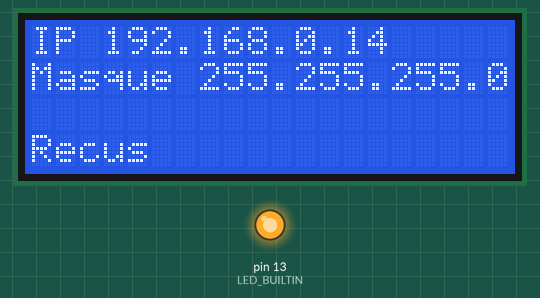
This sketch was run on a simulated Arduino Uno, built with avr-gcc and run on an emulated ATmega328P. Parts: 20×4 character LCD, output pins drawn as LEDs (lit = HIGH). WiFi joins after 1.5 s; servers stay silent unless stated.

Above: at 0.1 s.
At 33.25 s:
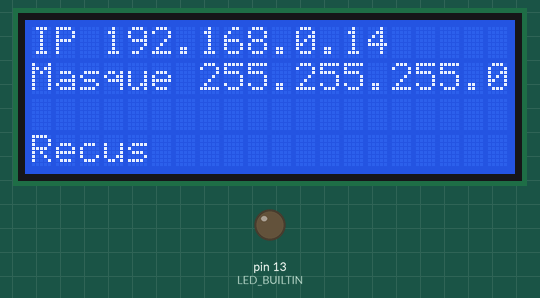
At 65.6 s:
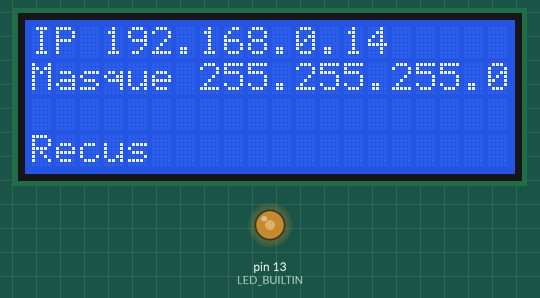
Timing chart, 0 to 67.1 s (numbered marks = the images above):
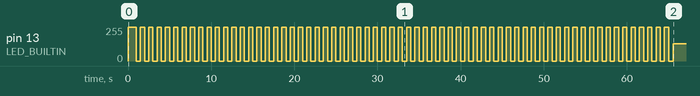

The sketch:

serveur-ethernet-reception.ino
```cpp
#include <SPI.h>
#include <Ethernet2.h> // OBLIGATOIRE: Utiliser cette librairie (la librairie Ethernet n'est pas compatible)
#include <LiquidCrystal.h>
#include "tp_sysit_feather.h" // Placer après les #include <...>

//——————————————————————————————————————————————————————————————————————————————————————————————————————————————————————

LiquidCrystal lcd (18, 17, 16, 15, 14, 19) ;

//——————————————————————————————————————————————————————————————————————————————————————————————————————————————————————

//--- Écrire ici l'adresse Mac de votre carte
static byte adresseEthernet [] = {0xDE, 0xAD, 0xBE, 0xEF, 0xFE, 0xED} ;

//--- Adresse IP: choisir une adresse locale non routée
static const IPAddress monIP (192, 168, 0, 14) ;

//--- Le serveur attends passivement les demandes de connexions sur le port 16009
static EthernetServer gServeur (16009) ;

//——————————————————————————————————————————————————————————————————————————————————————————————————————————————————————

void setup() {
  pinMode (LED_BUILTIN, OUTPUT) ;
  digitalWrite (LED_BUILTIN, HIGH) ;
  lcd.begin (20, 4) ; // Utilisation d'un écran 20 colonnes et 4 lignes
  Ethernet.init (9) ; // Le CS est le port n°9
  Ethernet.begin (adresseEthernet, monIP) ; // Masque réseau implicite
  lcd.print ("IP ");
  lcd.print (Ethernet.localIP());
  lcd.setCursor (0, 1) ;
  lcd.print ("Masque ");
  lcd.print (Ethernet.subnetMask());
  lcd.setCursor (0, 3) ;
  lcd.print ("Recus");
//--- Démarrer le serveur
  gServeur.begin ();
}

//——————————————————————————————————————————————————————————————————————————————————————————————————————————————————————

unsigned tick = 1000 ;
EthernetClient gClient ; // Par défaut aucun client connecté
unsigned gNombreOctetsRecus = 0 ;
bool gClientConnecte = false ;

//——————————————————————————————————————————————————————————————————————————————————————————————————————————————————————

void loop() {
//--- Faire clignoter la led
  if (tick <= millis ()) {
    tick += 500 ;
    digitalWrite (LED_BUILTIN, ! digitalRead (LED_BUILTIN)) ;
  }
//--- Gestion du serveur
  if (gClient.connected ()) { // Un client est connecté
    if (gClient.available() > 0) { // Des données en provenance du client ?
      /* const byte donneeRecue = */ gClient.read () ;
      gNombreOctetsRecus += 1 ;
      lcd.setCursor (6, 3) ;
      lcd.print (gNombreOctetsRecus);
    }
  }else{ // Aucun client connecté
    if (gClientConnecte) { // Le client vient de se déconnecter
      gClientConnecte = false ;
      lcd.setCursor (0, 2) ;
      lcd.print ("      ");
    }
    gClient = gServeur.available () ; // Nouveau client connecté ayant envoyé des données ?
    if (gClient.connected ()) {
      gClientConnecte = true ;
      lcd.setCursor (0, 2) ;
      lcd.print ("Client");
    }
  }
}

//——————————————————————————————————————————————————————————————————————————————————————————————————————————————————————
```

tp_sysit_feather.h
```cpp
#pragma once

#include <Arduino.h>

#ifndef ARDUINO_SAMD_FEATHER_M0
  #error "Ce croquis doit être compilé pour le type de carte 'Adafruit Feather M0'"
#endif

#pragma GCC diagnostic error "-Wsign-conversion"
#pragma GCC diagnostic error "-Wsign-compare"
#pragma GCC diagnostic error "-Wunused-value"
#pragma GCC diagnostic error "-Wunused-parameter"
#pragma GCC diagnostic error "-Wmissing-prototypes"
#pragma GCC diagnostic error "-Wparentheses"
#pragma GCC diagnostic error "-Wall"
#pragma GCC diagnostic error "-Wpointer-arith"
#pragma GCC diagnostic error "-Wundef"
```

Measured:
- by itself, pin 13 (LED_BUILTIN): repeats every 1.0 s: 255/255 0.50 s, 0/255 0.50 s, until it stays 128/255 from 65.5 s
